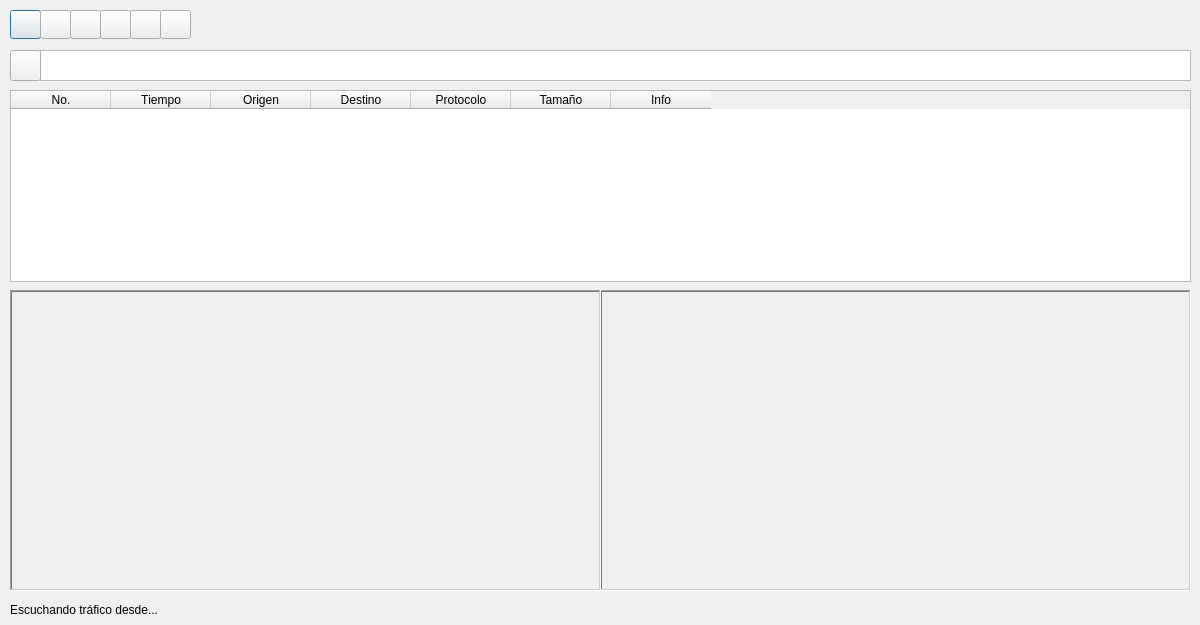
<?xml version="1.0" encoding="UTF-8"?>
<ui version="4.0">
 <class>packet_sniffer</class>
 <widget class="QDialog" name="packet_sniffer">
  <property name="geometry">
   <rect>
    <x>0</x>
    <y>0</y>
    <width>1200</width>
    <height>625</height>
   </rect>
  </property>
  <property name="windowTitle">
   <string>Dialog</string>
  </property>
  <widget class="QPushButton" name="pushButton_2">
   <property name="geometry">
    <rect>
     <x>10</x>
     <y>10</y>
     <width>31</width>
     <height>29</height>
    </rect>
   </property>
   <property name="layoutDirection">
    <enum>Qt::LayoutDirection::RightToLeft</enum>
   </property>
   <property name="text">
    <string/>
   </property>
   <property name="icon">
    <iconset theme="QIcon::ThemeIcon::MediaPlaybackStop"/>
   </property>
  </widget>
  <widget class="MyPlainTextEdit" name="plainTextEdit">
   <property name="geometry">
    <rect>
     <x>40</x>
     <y>50</y>
     <width>1151</width>
     <height>31</height>
    </rect>
   </property>
   <property name="plainText">
    <string/>
   </property>
   <property name="overwriteMode">
    <bool>false</bool>
   </property>
  </widget>
  <widget class="QPushButton" name="pushButton_4">
   <property name="geometry">
    <rect>
     <x>70</x>
     <y>10</y>
     <width>31</width>
     <height>29</height>
    </rect>
   </property>
   <property name="layoutDirection">
    <enum>Qt::LayoutDirection::RightToLeft</enum>
   </property>
   <property name="text">
    <string/>
   </property>
   <property name="icon">
    <iconset theme="QIcon::ThemeIcon::ZoomIn"/>
   </property>
  </widget>
  <widget class="QPushButton" name="pushButton_3">
   <property name="geometry">
    <rect>
     <x>40</x>
     <y>10</y>
     <width>31</width>
     <height>29</height>
    </rect>
   </property>
   <property name="layoutDirection">
    <enum>Qt::LayoutDirection::RightToLeft</enum>
   </property>
   <property name="text">
    <string/>
   </property>
   <property name="icon">
    <iconset theme="QIcon::ThemeIcon::MediaPlaybackStart"/>
   </property>
  </widget>
  <widget class="QTableWidget" name="tableWidget">
   <property name="geometry">
    <rect>
     <x>10</x>
     <y>90</y>
     <width>1181</width>
     <height>192</height>
    </rect>
   </property>
   <property name="maximumSize">
    <size>
     <width>1181</width>
     <height>192</height>
    </size>
   </property>
   <property name="showGrid">
    <bool>false</bool>
   </property>
   <column>
    <property name="text">
     <string>No.</string>
    </property>
    <property name="font">
     <font>
      <fontweight>DemiBold</fontweight>
     </font>
    </property>
   </column>
   <column>
    <property name="text">
     <string>Tiempo</string>
    </property>
    <property name="font">
     <font>
      <kerning>false</kerning>
      <fontweight>DemiBold</fontweight>
     </font>
    </property>
   </column>
   <column>
    <property name="text">
     <string>Origen</string>
    </property>
    <property name="font">
     <font>
      <fontweight>DemiBold</fontweight>
     </font>
    </property>
   </column>
   <column>
    <property name="text">
     <string>Destino</string>
    </property>
    <property name="font">
     <font>
      <fontweight>DemiBold</fontweight>
     </font>
    </property>
   </column>
   <column>
    <property name="text">
     <string>Protocolo</string>
    </property>
    <property name="font">
     <font>
      <fontweight>DemiBold</fontweight>
     </font>
    </property>
   </column>
   <column>
    <property name="text">
     <string>Tamaño</string>
    </property>
    <property name="font">
     <font>
      <fontweight>DemiBold</fontweight>
     </font>
    </property>
   </column>
   <column>
    <property name="text">
     <string>Info</string>
    </property>
    <property name="font">
     <font>
      <fontweight>DemiBold</fontweight>
     </font>
    </property>
   </column>
  </widget>
  <widget class="QPushButton" name="pushButton_5">
   <property name="geometry">
    <rect>
     <x>100</x>
     <y>10</y>
     <width>31</width>
     <height>29</height>
    </rect>
   </property>
   <property name="layoutDirection">
    <enum>Qt::LayoutDirection::RightToLeft</enum>
   </property>
   <property name="text">
    <string/>
   </property>
   <property name="icon">
    <iconset theme="QIcon::ThemeIcon::ZoomOut"/>
   </property>
  </widget>
  <widget class="QLabel" name="dispositivo">
   <property name="geometry">
    <rect>
     <x>10</x>
     <y>600</y>
     <width>591</width>
     <height>20</height>
    </rect>
   </property>
   <property name="text">
    <string>Escuchando tráfico desde...</string>
   </property>
  </widget>
  <widget class="QPushButton" name="pushButton_6">
   <property name="enabled">
    <bool>true</bool>
   </property>
   <property name="geometry">
    <rect>
     <x>130</x>
     <y>10</y>
     <width>31</width>
     <height>29</height>
    </rect>
   </property>
   <property name="layoutDirection">
    <enum>Qt::LayoutDirection::RightToLeft</enum>
   </property>
   <property name="text">
    <string/>
   </property>
   <property name="icon">
    <iconset theme="QIcon::ThemeIcon::DocumentOpen"/>
   </property>
  </widget>
  <widget class="QScrollArea" name="scrollArea">
   <property name="geometry">
    <rect>
     <x>600</x>
     <y>290</y>
     <width>591</width>
     <height>301</height>
    </rect>
   </property>
   <property name="layoutDirection">
    <enum>Qt::LayoutDirection::LeftToRight</enum>
   </property>
   <property name="frameShape">
    <enum>QFrame::Shape::WinPanel</enum>
   </property>
   <property name="widgetResizable">
    <bool>true</bool>
   </property>
   <property name="alignment">
    <set>Qt::AlignmentFlag::AlignHCenter|Qt::AlignmentFlag::AlignTop</set>
   </property>
   <widget class="QWidget" name="scrollAreaWidgetContents">
    <property name="geometry">
     <rect>
      <x>0</x>
      <y>0</y>
      <width>587</width>
      <height>297</height>
     </rect>
    </property>
   </widget>
  </widget>
  <widget class="QScrollArea" name="scrollArea_2">
   <property name="geometry">
    <rect>
     <x>10</x>
     <y>290</y>
     <width>591</width>
     <height>301</height>
    </rect>
   </property>
   <property name="frameShape">
    <enum>QFrame::Shape::WinPanel</enum>
   </property>
   <property name="widgetResizable">
    <bool>true</bool>
   </property>
   <property name="alignment">
    <set>Qt::AlignmentFlag::AlignLeading|Qt::AlignmentFlag::AlignLeft|Qt::AlignmentFlag::AlignVCenter</set>
   </property>
   <widget class="QWidget" name="scrollAreaWidgetContents_2">
    <property name="geometry">
     <rect>
      <x>0</x>
      <y>0</y>
      <width>587</width>
      <height>297</height>
     </rect>
    </property>
   </widget>
  </widget>
  <widget class="QPushButton" name="pushButton_7">
   <property name="geometry">
    <rect>
     <x>10</x>
     <y>50</y>
     <width>31</width>
     <height>31</height>
    </rect>
   </property>
   <property name="text">
    <string/>
   </property>
   <property name="icon">
    <iconset theme="QIcon::ThemeIcon::DocumentSend"/>
   </property>
  </widget>
  <widget class="QPushButton" name="pushButton_8">
   <property name="enabled">
    <bool>true</bool>
   </property>
   <property name="geometry">
    <rect>
     <x>160</x>
     <y>10</y>
     <width>31</width>
     <height>29</height>
    </rect>
   </property>
   <property name="layoutDirection">
    <enum>Qt::LayoutDirection::RightToLeft</enum>
   </property>
   <property name="text">
    <string/>
   </property>
   <property name="icon">
    <iconset theme="QIcon::ThemeIcon::MailForward"/>
   </property>
  </widget>
 </widget>
 <customwidgets>
  <customwidget>
   <class>MyPlainTextEdit</class>
   <extends>QPlainTextEdit</extends>
   <header location="global">myplaintextedit.h</header>
  </customwidget>
 </customwidgets>
 <resources/>
 <connections/>
</ui>
